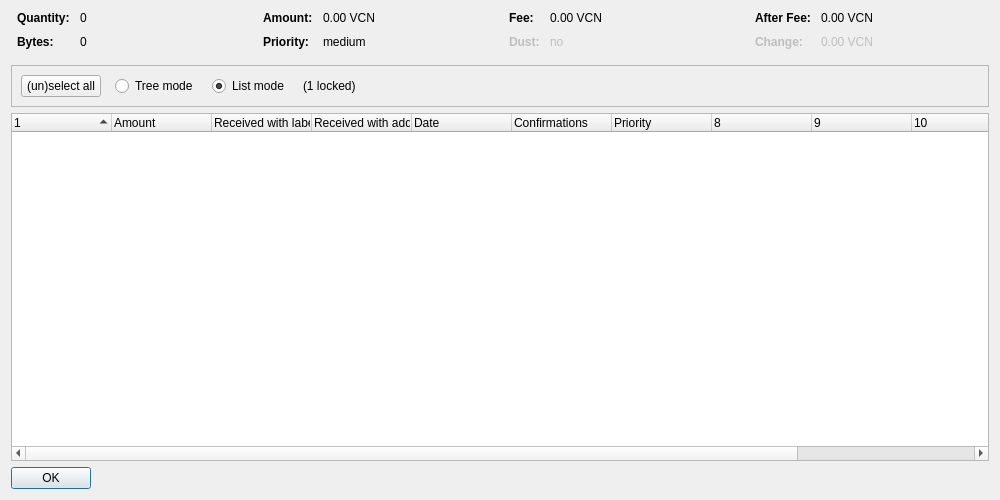
<?xml version="1.0" encoding="UTF-8"?>
<ui version="4.0">
 <class>CoinControlDialog</class>
 <widget class="QDialog" name="CoinControlDialog">
  <property name="geometry">
   <rect>
    <x>0</x>
    <y>0</y>
    <width>1000</width>
    <height>500</height>
   </rect>
  </property>
  <property name="windowTitle">
   <string>Coin Selection</string>
  </property>
  <layout class="QVBoxLayout" name="verticalLayout">
   <item>
    <layout class="QHBoxLayout" name="horizontalLayoutTop" stretch="0,0,0,0">
     <property name="topMargin">
      <number>0</number>
     </property>
     <property name="bottomMargin">
      <number>10</number>
     </property>
     <item>
      <layout class="QFormLayout" name="formLayoutCoinControl1">
       <property name="horizontalSpacing">
        <number>10</number>
       </property>
       <property name="verticalSpacing">
        <number>10</number>
       </property>
       <property name="leftMargin">
        <number>6</number>
       </property>
       <property name="rightMargin">
        <number>6</number>
       </property>
       <item row="0" column="0">
        <widget class="QLabel" name="labelCoinControlQuantityText">
         <property name="font">
          <font>
           <weight>75</weight>
           <bold>true</bold>
          </font>
         </property>
         <property name="text">
          <string>Quantity:</string>
         </property>
        </widget>
       </item>
       <item row="0" column="1">
        <widget class="QLabel" name="labelCoinControlQuantity">
         <property name="cursor">
          <cursorShape>IBeamCursor</cursorShape>
         </property>
         <property name="contextMenuPolicy">
          <enum>Qt::ActionsContextMenu</enum>
         </property>
         <property name="text">
          <string notr="true">0</string>
         </property>
         <property name="textInteractionFlags">
          <set>Qt::LinksAccessibleByMouse|Qt::TextSelectableByKeyboard|Qt::TextSelectableByMouse</set>
         </property>
        </widget>
       </item>
       <item row="1" column="0">
        <widget class="QLabel" name="labelCoinControlBytesText">
         <property name="font">
          <font>
           <weight>75</weight>
           <bold>true</bold>
          </font>
         </property>
         <property name="text">
          <string>Bytes:</string>
         </property>
        </widget>
       </item>
       <item row="1" column="1">
        <widget class="QLabel" name="labelCoinControlBytes">
         <property name="cursor">
          <cursorShape>IBeamCursor</cursorShape>
         </property>
         <property name="contextMenuPolicy">
          <enum>Qt::ActionsContextMenu</enum>
         </property>
         <property name="text">
          <string notr="true">0</string>
         </property>
         <property name="textInteractionFlags">
          <set>Qt::LinksAccessibleByMouse|Qt::TextSelectableByKeyboard|Qt::TextSelectableByMouse</set>
         </property>
        </widget>
       </item>
      </layout>
     </item>
     <item>
      <layout class="QFormLayout" name="formLayoutCoinControl2">
       <property name="horizontalSpacing">
        <number>10</number>
       </property>
       <property name="verticalSpacing">
        <number>10</number>
       </property>
       <property name="leftMargin">
        <number>6</number>
       </property>
       <property name="rightMargin">
        <number>6</number>
       </property>
       <item row="0" column="0">
        <widget class="QLabel" name="labelCoinControlAmountText">
         <property name="font">
          <font>
           <weight>75</weight>
           <bold>true</bold>
          </font>
         </property>
         <property name="text">
          <string>Amount:</string>
         </property>
        </widget>
       </item>
       <item row="0" column="1">
        <widget class="QLabel" name="labelCoinControlAmount">
         <property name="cursor">
          <cursorShape>IBeamCursor</cursorShape>
         </property>
         <property name="contextMenuPolicy">
          <enum>Qt::ActionsContextMenu</enum>
         </property>
         <property name="text">
          <string notr="true">0.00 VCN</string>
         </property>
         <property name="textInteractionFlags">
          <set>Qt::LinksAccessibleByMouse|Qt::TextSelectableByKeyboard|Qt::TextSelectableByMouse</set>
         </property>
        </widget>
       </item>
       <item row="1" column="0">
        <widget class="QLabel" name="labelCoinControlPriorityText">
         <property name="font">
          <font>
           <weight>75</weight>
           <bold>true</bold>
          </font>
         </property>
         <property name="text">
          <string>Priority:</string>
         </property>
        </widget>
       </item>
       <item row="1" column="1">
        <widget class="QLabel" name="labelCoinControlPriority">
         <property name="cursor">
          <cursorShape>IBeamCursor</cursorShape>
         </property>
         <property name="contextMenuPolicy">
          <enum>Qt::ActionsContextMenu</enum>
         </property>
         <property name="text">
          <string notr="true">medium</string>
         </property>
         <property name="textInteractionFlags">
          <set>Qt::LinksAccessibleByMouse|Qt::TextSelectableByKeyboard|Qt::TextSelectableByMouse</set>
         </property>
        </widget>
       </item>
      </layout>
     </item>
     <item>
      <layout class="QFormLayout" name="formLayoutCoinControl3">
       <property name="horizontalSpacing">
        <number>10</number>
       </property>
       <property name="verticalSpacing">
        <number>10</number>
       </property>
       <property name="leftMargin">
        <number>6</number>
       </property>
       <property name="rightMargin">
        <number>6</number>
       </property>
       <item row="0" column="0">
        <widget class="QLabel" name="labelCoinControlFeeText">
         <property name="font">
          <font>
           <weight>75</weight>
           <bold>true</bold>
          </font>
         </property>
         <property name="text">
          <string>Fee:</string>
         </property>
        </widget>
       </item>
       <item row="0" column="1">
        <widget class="QLabel" name="labelCoinControlFee">
         <property name="cursor">
          <cursorShape>IBeamCursor</cursorShape>
         </property>
         <property name="contextMenuPolicy">
          <enum>Qt::ActionsContextMenu</enum>
         </property>
         <property name="text">
          <string notr="true">0.00 VCN</string>
         </property>
         <property name="textInteractionFlags">
          <set>Qt::LinksAccessibleByMouse|Qt::TextSelectableByKeyboard|Qt::TextSelectableByMouse</set>
         </property>
        </widget>
       </item>
       <item row="1" column="0">
        <widget class="QLabel" name="labelCoinControlLowOutputText">
         <property name="enabled">
          <bool>false</bool>
         </property>
         <property name="font">
          <font>
           <weight>75</weight>
           <bold>true</bold>
          </font>
         </property>
         <property name="text">
          <string>Dust:</string>
         </property>
        </widget>
       </item>
       <item row="1" column="1">
        <widget class="QLabel" name="labelCoinControlLowOutput">
         <property name="enabled">
          <bool>false</bool>
         </property>
         <property name="cursor">
          <cursorShape>IBeamCursor</cursorShape>
         </property>
         <property name="contextMenuPolicy">
          <enum>Qt::ActionsContextMenu</enum>
         </property>
         <property name="text">
          <string notr="true">no</string>
         </property>
         <property name="textInteractionFlags">
          <set>Qt::LinksAccessibleByMouse|Qt::TextSelectableByKeyboard|Qt::TextSelectableByMouse</set>
         </property>
        </widget>
       </item>
      </layout>
     </item>
     <item>
      <layout class="QFormLayout" name="formLayoutCoinControl4">
       <property name="horizontalSpacing">
        <number>10</number>
       </property>
       <property name="verticalSpacing">
        <number>10</number>
       </property>
       <property name="leftMargin">
        <number>6</number>
       </property>
       <property name="rightMargin">
        <number>6</number>
       </property>
       <item row="0" column="0">
        <widget class="QLabel" name="labelCoinControlAfterFeeText">
         <property name="font">
          <font>
           <weight>75</weight>
           <bold>true</bold>
          </font>
         </property>
         <property name="text">
          <string>After Fee:</string>
         </property>
        </widget>
       </item>
       <item row="0" column="1">
        <widget class="QLabel" name="labelCoinControlAfterFee">
         <property name="cursor">
          <cursorShape>IBeamCursor</cursorShape>
         </property>
         <property name="contextMenuPolicy">
          <enum>Qt::ActionsContextMenu</enum>
         </property>
         <property name="text">
          <string notr="true">0.00 VCN</string>
         </property>
         <property name="textInteractionFlags">
          <set>Qt::LinksAccessibleByMouse|Qt::TextSelectableByKeyboard|Qt::TextSelectableByMouse</set>
         </property>
        </widget>
       </item>
       <item row="1" column="0">
        <widget class="QLabel" name="labelCoinControlChangeText">
         <property name="enabled">
          <bool>false</bool>
         </property>
         <property name="font">
          <font>
           <weight>75</weight>
           <bold>true</bold>
          </font>
         </property>
         <property name="text">
          <string>Change:</string>
         </property>
        </widget>
       </item>
       <item row="1" column="1">
        <widget class="QLabel" name="labelCoinControlChange">
         <property name="enabled">
          <bool>false</bool>
         </property>
         <property name="cursor">
          <cursorShape>IBeamCursor</cursorShape>
         </property>
         <property name="contextMenuPolicy">
          <enum>Qt::ActionsContextMenu</enum>
         </property>
         <property name="text">
          <string notr="true">0.00 VCN</string>
         </property>
         <property name="textInteractionFlags">
          <set>Qt::LinksAccessibleByMouse|Qt::TextSelectableByKeyboard|Qt::TextSelectableByMouse</set>
         </property>
        </widget>
       </item>
      </layout>
     </item>
    </layout>
   </item>
   <item>
    <widget class="QFrame" name="frame">
     <property name="minimumSize">
      <size>
       <width>0</width>
       <height>40</height>
      </size>
     </property>
     <property name="frameShape">
      <enum>QFrame::StyledPanel</enum>
     </property>
     <property name="frameShadow">
      <enum>QFrame::Sunken</enum>
     </property>
     <layout class="QHBoxLayout" name="horizontalLayout">
      <item>
       <layout class="QHBoxLayout" name="horizontalLayoutPanel" stretch="0,0,0,0,0">
        <property name="spacing">
         <number>14</number>
        </property>
        <item>
         <widget class="QPushButton" name="pushButtonSelectAll">
          <property name="sizePolicy">
           <sizepolicy hsizetype="Maximum" vsizetype="Fixed">
            <horstretch>0</horstretch>
            <verstretch>0</verstretch>
           </sizepolicy>
          </property>
          <property name="text">
           <string>(un)select all</string>
          </property>
          <property name="autoDefault">
           <bool>false</bool>
          </property>
         </widget>
        </item>
        <item>
         <widget class="QRadioButton" name="radioTreeMode">
          <property name="sizePolicy">
           <sizepolicy hsizetype="Maximum" vsizetype="Fixed">
            <horstretch>0</horstretch>
            <verstretch>0</verstretch>
           </sizepolicy>
          </property>
          <property name="text">
           <string>Tree mode</string>
          </property>
         </widget>
        </item>
        <item>
         <widget class="QRadioButton" name="radioListMode">
          <property name="sizePolicy">
           <sizepolicy hsizetype="Maximum" vsizetype="Fixed">
            <horstretch>0</horstretch>
            <verstretch>0</verstretch>
           </sizepolicy>
          </property>
          <property name="text">
           <string>List mode</string>
          </property>
          <property name="checked">
           <bool>true</bool>
          </property>
         </widget>
        </item>
        <item>
         <widget class="QLabel" name="labelLocked">
          <property name="text">
           <string notr="true">(1 locked)</string>
          </property>
         </widget>
        </item>
        <item>
         <spacer name="horizontalSpacer">
          <property name="orientation">
           <enum>Qt::Horizontal</enum>
          </property>
          <property name="sizeHint" stdset="0">
           <size>
            <width>40</width>
            <height>20</height>
           </size>
          </property>
         </spacer>
        </item>
       </layout>
      </item>
     </layout>
    </widget>
   </item>
   <item>
    <widget class="CoinControlTreeWidget" name="treeWidget">
     <property name="contextMenuPolicy">
      <enum>Qt::CustomContextMenu</enum>
     </property>
     <property name="sortingEnabled">
      <bool>false</bool>
     </property>
     <property name="columnCount">
      <number>12</number>
     </property>
     <attribute name="headerShowSortIndicator" stdset="0">
      <bool>true</bool>
     </attribute>
     <attribute name="headerStretchLastSection">
      <bool>false</bool>
     </attribute>
     <column>
      <property name="text">
       <string/>
      </property>
     </column>
     <column>
      <property name="text">
       <string>Amount</string>
      </property>
     </column>
     <column>
      <property name="text">
       <string>Received with label</string>
      </property>
     </column>
     <column>
      <property name="text">
       <string>Received with address</string>
      </property>
     </column>
     <column>
      <property name="text">
       <string>Date</string>
      </property>
     </column>
     <column>
      <property name="text">
       <string>Confirmations</string>
      </property>
      <property name="toolTip">
       <string>Confirmed</string>
      </property>
     </column>
     <column>
      <property name="text">
       <string>Priority</string>
      </property>
     </column>
     <column>
      <property name="text">
       <string/>
      </property>
     </column>
     <column>
      <property name="text">
       <string/>
      </property>
     </column>
     <column>
      <property name="text">
       <string/>
      </property>
     </column>
     <column>
      <property name="text">
       <string/>
      </property>
     </column>
     <column>
      <property name="text">
       <string/>
      </property>
     </column>
    </widget>
   </item>
   <item>
    <widget class="QDialogButtonBox" name="buttonBox">
     <property name="sizePolicy">
      <sizepolicy hsizetype="Maximum" vsizetype="Fixed">
       <horstretch>0</horstretch>
       <verstretch>0</verstretch>
      </sizepolicy>
     </property>
     <property name="orientation">
      <enum>Qt::Horizontal</enum>
     </property>
     <property name="standardButtons">
      <set>QDialogButtonBox::Ok</set>
     </property>
    </widget>
   </item>
  </layout>
 </widget>
 <customwidgets>
  <customwidget>
   <class>CoinControlTreeWidget</class>
   <extends>QTreeWidget</extends>
   <header>coincontroltreewidget.h</header>
  </customwidget>
 </customwidgets>
 <resources/>
 <connections/>
</ui>
